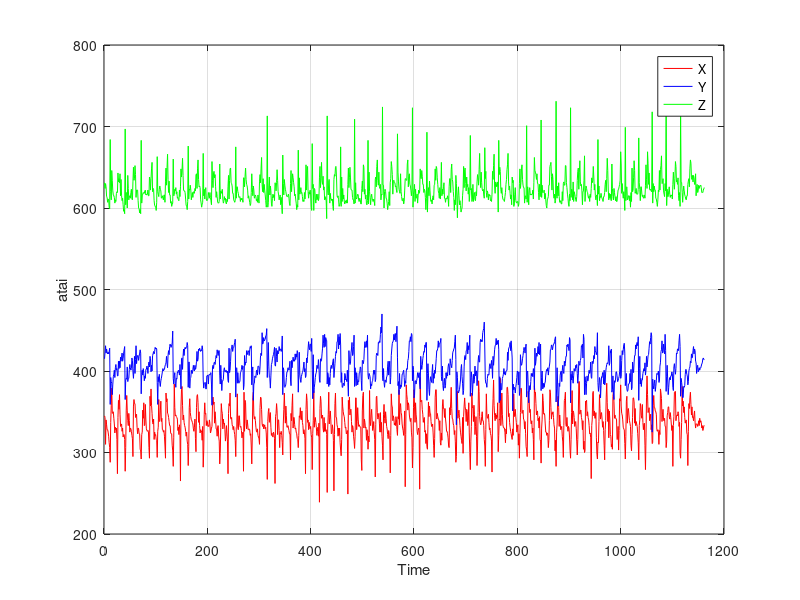

The MATLAB source for this figure:
clear;

xx = load("data1.txt");

x = xx(:,1);
y = xx(:,2);
z = xx(:,3);

plot(x,'r');
hold on;
plot(y,'b');
plot(z,'g');



grid on;

xlabel("Time");
ylabel("atai");
legend('X', 'Y', 'Z');
print -depsc 81po.eps
